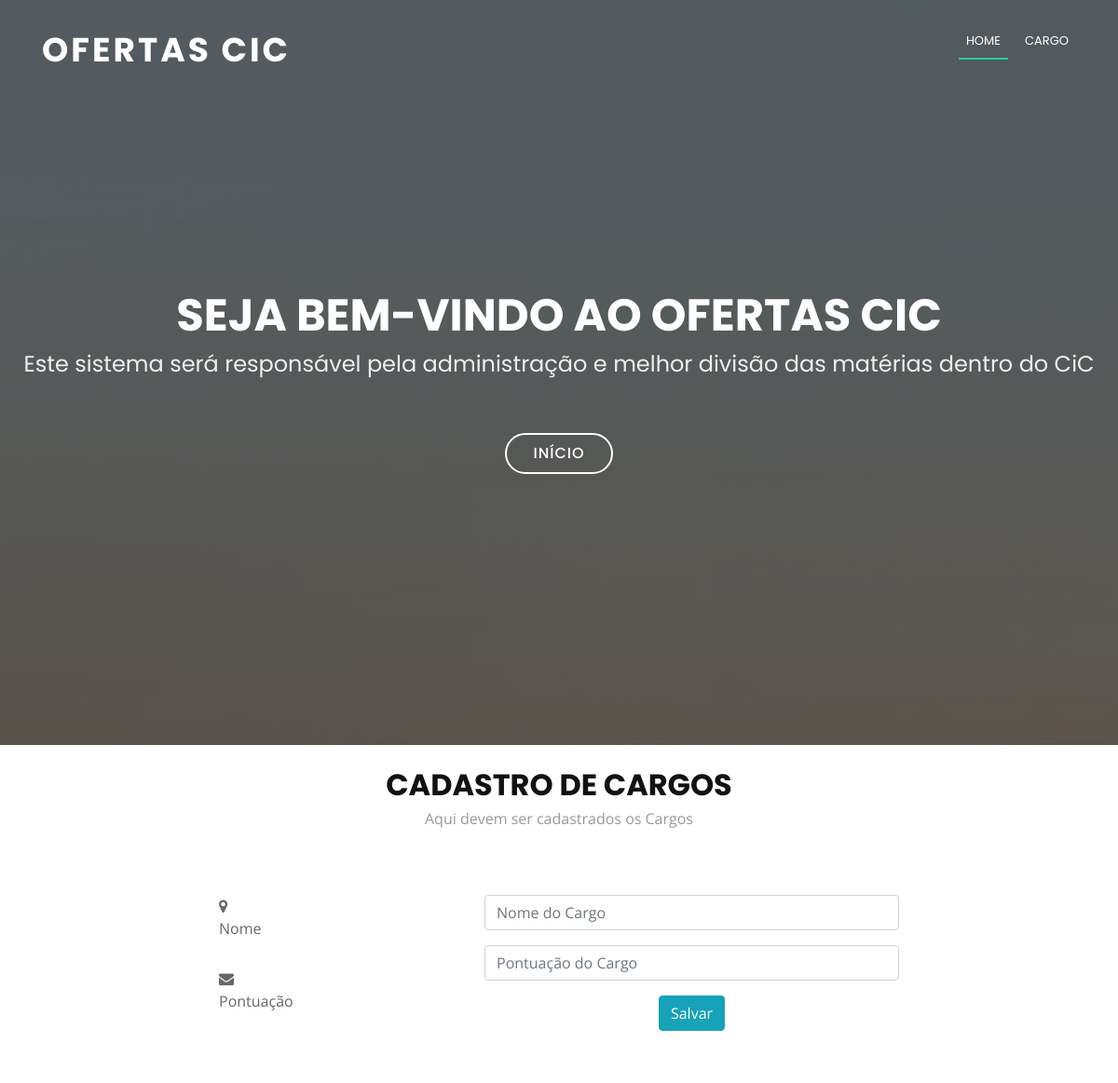
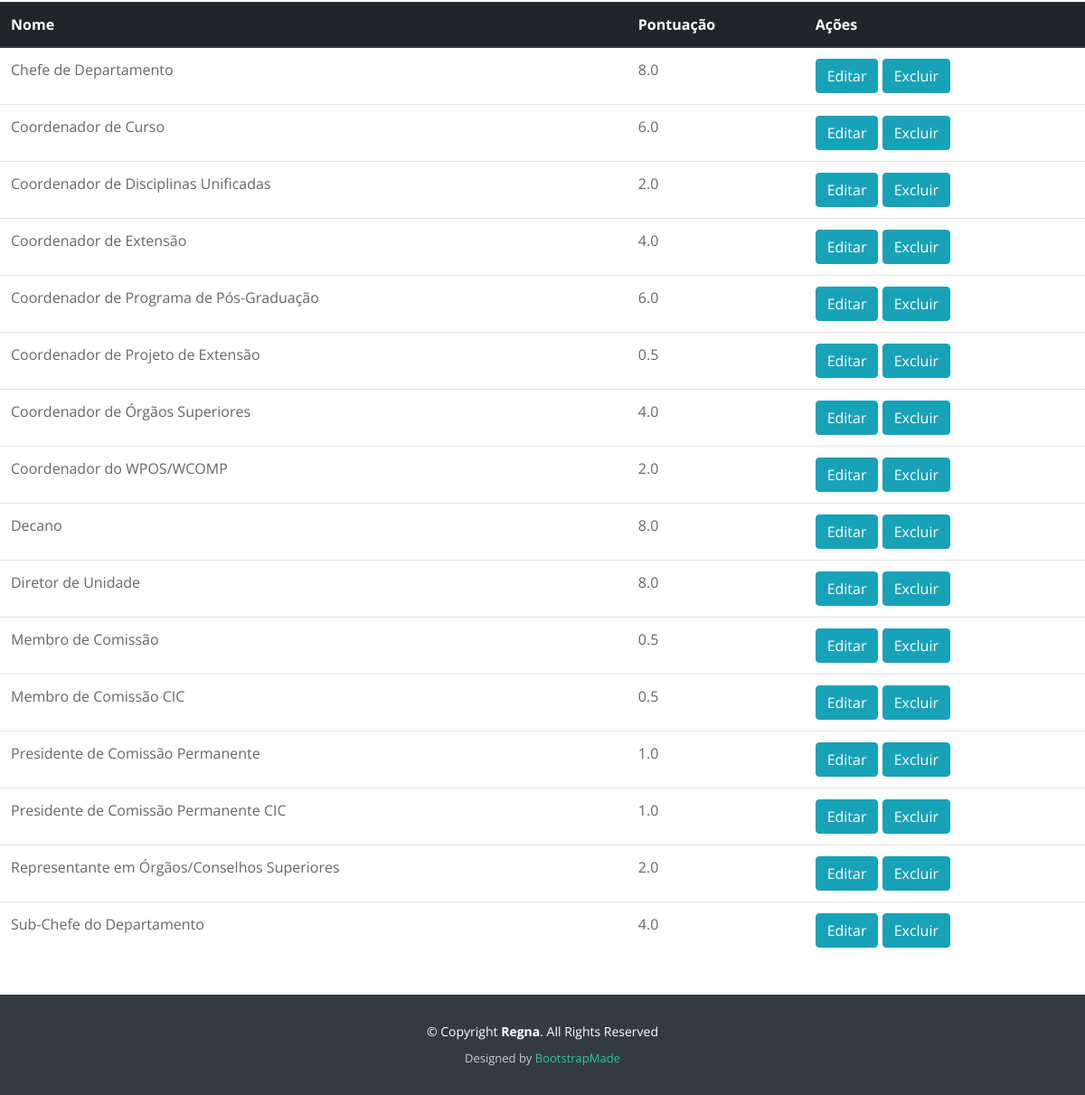
Screenshot of /cms/cadastroCargo/ with the database file from the repository (2 pictures, top to bottom).
### cms/models.py (models this page shows)
class cargo (models.Model):
    id_cargo = models.AutoField(primary_key = True)
    nome = models.CharField('Nome do cargo', max_length = 500)
    ativo = models.BooleanField(default = True)
    pontos = models.FloatField('Cadastro dos pontos', null = False, default = 0.0)
    objects = cargo_manager()

### cms/views.py (the view)
def cadastroCargo(request):
    context = {}
    if request.method == 'POST':
        form = CargoForm()
        nome = request.POST.get('nome')
        print(nome + '\n')
        pontos = request.POST.get('ponto')
        print(pontos + '\n')
        idCargo = request.GET.get('editar')
        print(str(idCargo) + '\n')
        cargoSalvar = cargo()
        if idCargo != None:
            cargoSalvar.id_cargo = idCargo
        cargoSalvar.nome = nome
        cargoSalvar.pontos = pontos
        cargoSalvar.ativo = True
        print('Cheguei no salva \n')
        form.salvar(cargoSalvar)
        cargos = form.carregarCargosAlfabetico()
        return redirect('cadastroCargo')
    else:
        idCargo = request.GET.get('editar')
        if idCargo != None:
            form = CargoForm()
            cargos = form.carregarCargosAlfabetico()
            cargoEditar = form.retornarCargoPorId(idCargo)
            context['nome'] = cargoEditar.nome
            context['ponto'] = str(cargoEditar.pontos)
            print(str(cargoEditar.pontos) + '\n')
        else:
            idCargo = request.GET.get('excluir')
            if idCargo != None:
                form = CargoForm()
                form.excluir(idCargo)
                cargos = form.carregarCargosAlfabetico()
            else:
                form = CargoForm()
                cargos = form.carregarCargosAlfabetico()
    context['cargos'] = cargos
    context['form'] = form
    template_name = 'oferta/cadastroCargo.html'
    return render(request, template_name, context)

### cms/forms.py (shortened to what this page needs)
class CargoForm(forms.ModelForm):
    def carregarCargosAlfabetico(self):
        return cargo.objects.retornarTodosAlfabetico()
    class Meta:
        model = cargo
        fields = ('id_cargo', 'nome', 'ativo','pontos')

### cms/models.py (called while the page is built)
    def retornarTodosAlfabetico(self):
        return self.all().order_by('nome')

### cms/templates/oferta/cadastroCargo.html (shortened to what this page needs)
{% extends "base.html" %}
{% load static  %}
{% block navbar %}
<ul class="nav-menu">
          <li class="menu-active"><a href="{% url 'index' %}">Home</a></li>
  <li><a href="#cargo">Cargo </a></li>
        </ul>
{% endblock %}
{% block content %}
<br id="contact">
        <div class="section-header">
          <h3 class="section-title">Cadastro de Cargos</h3>
          <p class="section-description">Aqui devem ser cadastrados os Cargos</p>
        </div>
<div class="container wow fadeInUp">
        <div class="row justify-content-center">
          <div class="col-lg-3 col-md-4">
            <div class="info">
              <div>
                <i class="fa fa-map-marker"></i>
                <p>Nome</p>
              </div>
                <div>
                <i class="fa fa-envelope"></i>
                <p>Pontuação</p>
              </div>
            </div>
          </div>
          <div class="col-lg-5 col-md-8">
            <div class="form">
              <form action="#cargo" method="post">
                <div class="form-group">
                  <input type="text" name="nome" class="form-control" value="{{nome}}" id="name" placeholder="Nome do Cargo" data-rule="minlen:4" data-msg="Por favor digite pelo 4 caracteres" />
                </div>
                  <div class="form-group">
                  <input type="number" step="0.01" class="form-control" value="{{ponto}}" name="ponto" id="email" placeholder="Pontuação do Cargo"/>
                </div>
                <div class="text-center"><button  class="btn btn-info"type="submit">Salvar</button></div>
              </form>
            </div>
          </div>
        </div>
      </div>
      <form method="get" action="#cargo" >
      <table class="table">
        <thead class="thead-dark">
          <tr>
            <th scope="col">Nome</th>
              <th scope="col">Pontuação</th>
            <th scope="col">Ações</th>
          </tr>
        </thead>
        <tbody>
          {% for cg in cargos %}
          <tr>
            <td>
              {{cg.nome}}
            </td>
               <td>
              {{cg.pontos}}
            </td>
              <td>
               <button class="btn btn-info" type="submit" value="{{cg.id_cargo}}" name="editar" > Editar  </button>
               <button class="btn btn-info" type="submit" value="{{cg.id_cargo}}" name="excluir"> Excluir </button>
            </td>
          </tr>
          {% endfor %}
        </tbody>
        </table>
        </form>
{% endblock %}

### cms/static/Regna/css/style.css (style rules this page uses)
body { background: #fff; color: #666666; font-family: "Open Sans", sans-serif; }
a { color: #2dc997; }
p { padding: 0; margin: 0 0 30px 0; }
h1, h2, h3, h4, h5, h6 { font-family: "Poppins", sans-serif; font-weight: 400; margin: 0 0 20px 0; padding: 0; }
.nav-menu, .nav-menu * { margin: 0; padding: 0; list-style: none; }
.nav-menu li { position: relative; white-space: nowrap; }
.nav-menu > li { float: left; }
.nav-menu a { padding: 0 8px 10px 8px; text-decoration: none; display: inline-block; color: #fff; font-family: "Poppins", sans-serif; font-weight: 400; text-transform: uppercase; font-size: 13px; outline: none; }
.nav-menu > li { margin-left: 10px; }
.nav-menu > li > a:before { content: ""; position: absolute; width: 100%; height: 2px; bottom: 0; left: 0; background-color: #2dc997; visibility: hidden; -webkit-transform: scaleX(0); transform: scaleX(0); -webkit-transition: all 0.3s ease-in-out 0s; transition: all 0.3s ease-in-out 0s; }
.nav-menu a:hover:before, .nav-menu li:hover > a:before, .nav-menu .menu-active > a:before { visibility: visible; -webkit-transform: scaleX(1); transform: scaleX(1); }
.section-header .section-title { font-size: 32px; color: #111; text-transform: uppercase; text-align: center; font-weight: 700; margin-bottom: 5px; }
.section-header .section-description { text-align: center; padding-bottom: 40px; color: #999; }

### rows the page displays
cargo: nome "Chefe de Departamento", pontos "8.0", {{ cg.id_cargo }} 3 (drawn)
cargo: nome "Coordenador de Curso", pontos "6.0", {{ cg.id_cargo }} 4 (drawn)
cargo: nome "Coordenador de Disciplinas Unificadas", pontos "2.0", {{ cg.id_cargo }} 9 (drawn)
cargo: nome "Coordenador de Extensão", pontos "4.0", {{ cg.id_cargo }} 8 (drawn)
cargo: nome "Coordenador de Programa de Pós-Graduação", pontos "6.0", {{ cg.id_cargo }} 5 (drawn)
cargo: nome "Coordenador de Projeto de Extensão", pontos "0.5", {{ cg.id_cargo }} 16 (drawn)
cargo: nome "Coordenador de Órgãos Superiores", pontos "4.0", {{ cg.id_cargo }} 6 (drawn)
cargo: nome "Coordenador do WPOS/WCOMP", pontos "2.0", {{ cg.id_cargo }} 10 (drawn)
cargo: nome "Decano", pontos "8.0", {{ cg.id_cargo }} 1 (drawn)
cargo: nome "Diretor de Unidade", pontos "8.0", {{ cg.id_cargo }} 2 (drawn)
cargo: nome "Membro de Comissão", pontos "0.5", {{ cg.id_cargo }} 13 (drawn)
cargo: nome "Membro de Comissão CIC", pontos "0.5", {{ cg.id_cargo }} 15 (drawn)
cargo: nome "Presidente de Comissão Permanente", pontos "1.0", {{ cg.id_cargo }} 12 (drawn)
cargo: nome "Presidente de Comissão Permanente CIC", pontos "1.0", {{ cg.id_cargo }} 14 (drawn)
cargo: nome "Representante em Órgãos/Conselhos Superiores", pontos "2.0", {{ cg.id_cargo }} 11 (drawn)
cargo: nome "Sub-Chefe do Departamento", pontos "4.0", {{ cg.id_cargo }} 7 (drawn)
